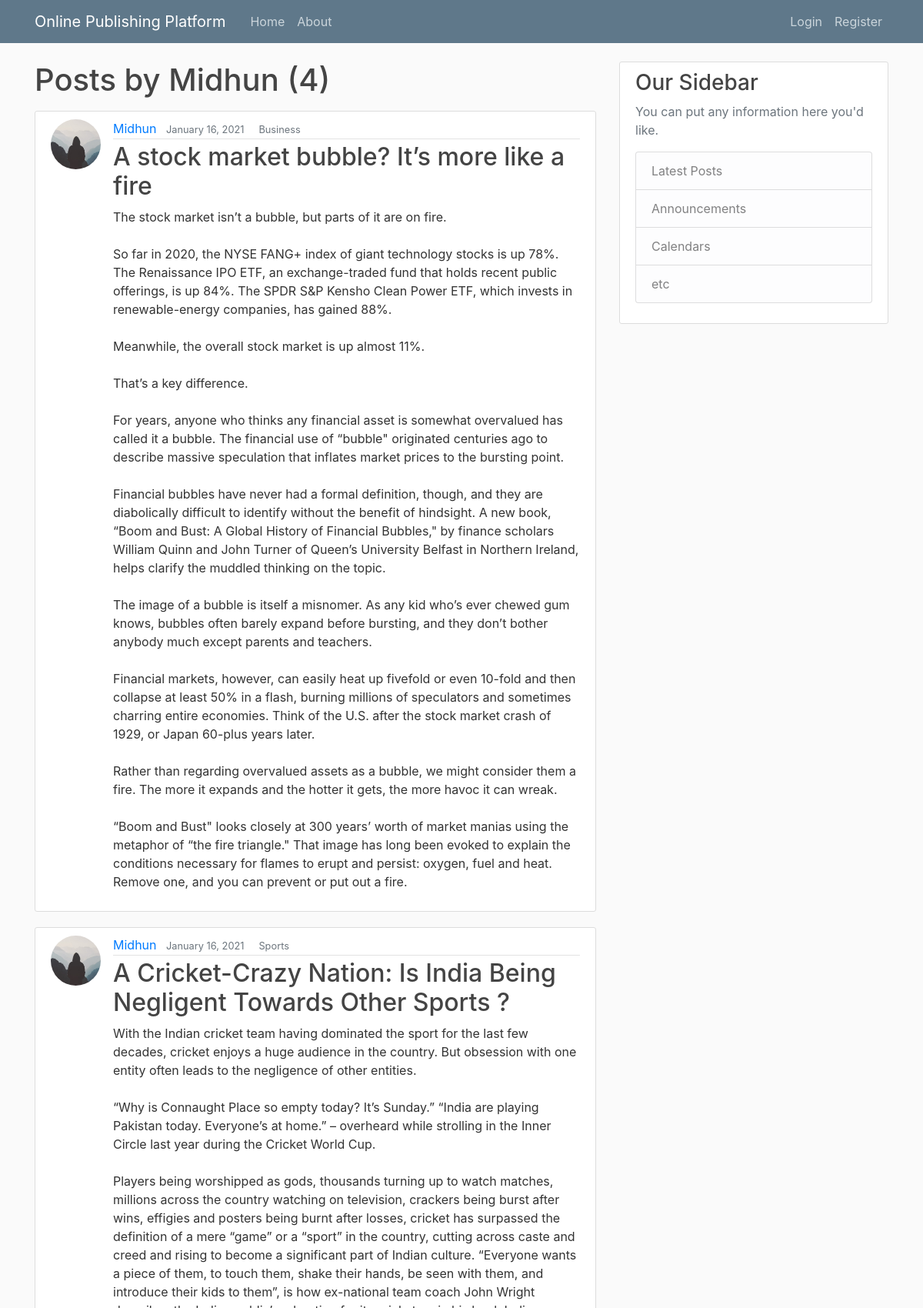
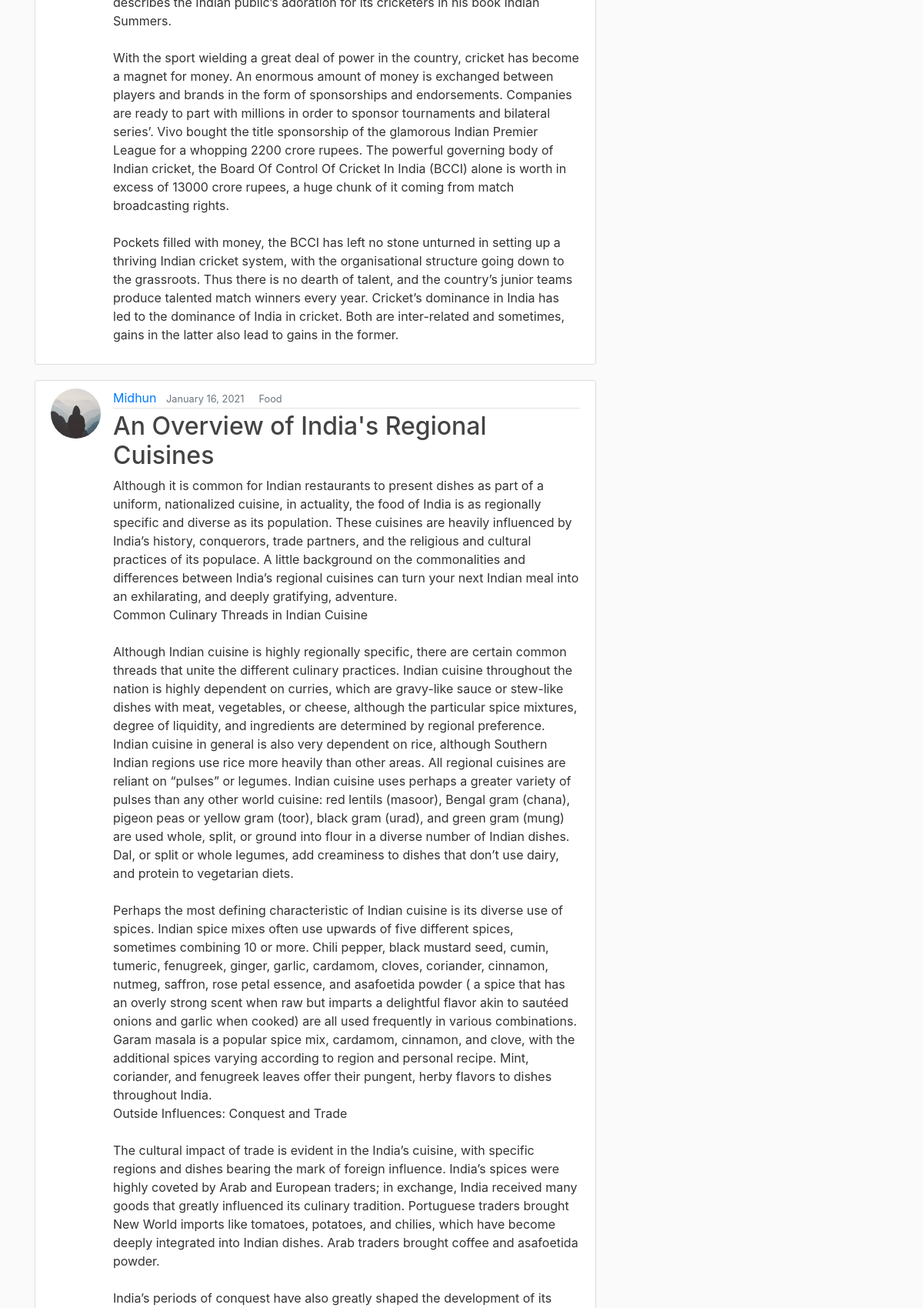
The app's page /user/Midhun (upper part) with its own data (2 pictures, top to bottom).
### blog/models.py (models this page shows, shortened)
class Post(models.Model):
    title = models.CharField(max_length=100)
    content = models.TextField()
    category = models.CharField(max_length=20, choices=BLOG_CHOICES, default="General")
    date_posted = models.DateTimeField(default=timezone.now)
    author = models.ForeignKey(User, on_delete=models.CASCADE)

### users/models.py (models this page shows, shortened)
class Profile(models.Model):
    user = models.OneToOneField(User, on_delete=models.CASCADE)
    image = models.ImageField(default='default.jpg', upload_to='profile_pics')

### blog/views.py (the view)
# urls.py: path('user/<str:username>', UserPostListView.as_view(), name='user-posts'),
class UserPostListView(ListView):
    model = Post
    template_name = 'blog/user_posts.html'  # <app>/<model>_<viewtype>.html
    context_object_name = 'posts'
    paginate_by = 5
    def get_queryset(self):
        user = get_object_or_404(User, username=self.kwargs.get('username'))
        return Post.objects.filter(author=user).order_by('-date_posted')

### blog/templates/blog/user_posts.html (shortened to what this page needs)
{% extends "blog/base.html" %}
{% block content %}
    <h1 class="mb-3">Posts by {{ view.kwargs.username }} ({{ page_obj.paginator.count }})</h1>
    {% for post in posts %}
        <article class="media content-section">
          <img class="rounded-circle article-img" src="{{ post.author.profile.image.url }}">
          <div class="media-body">
            <div class="article-metadata">
              <a class="mr-2" href="{% url 'user-posts' post.author.username %}">{{ post.author }}</a>
              <small class="text-muted">{{ post.date_posted|date:"F d, Y" }}&nbsp;&nbsp;&nbsp;&nbsp;</small>
              <small class="text-muted">{{post.category}}</small>
            </div>
            <h2><a class="article-title" href="{% url 'post-detail' post.id %}">{{ post.title }}</a></h2>
            <p class="article-content">{{ post.content }}</p>
          </div>
        </article>
    {% endfor %}
{% endblock content %}

### blog/static/blog/main.css (style rules this page uses)
body { background: #fafafa; color: #333333; margin-top: 5rem; }
h1, h2, h3, h4, h5, h6 { color: #444444; }
.content-section { background: #ffffff; padding: 10px 20px; border: 1px solid #dddddd; border-radius: 3px; margin-bottom: 20px; }
.article-title { color: #444444; }
.article-content { white-space: pre-line; }
.article-img { height: 65px; width: 65px; margin-right: 16px; }
.article-metadata { padding-bottom: 1px; margin-bottom: 4px; border-bottom: 1px solid #e3e3e3 }

### records on screen
Post: author.profile.image (placeholder picture), author "Midhun", date_posted "January 16, 2021", category "Business", title "A stock market bubble? It’s more like a fire", content "The stock market isn’t a bubble, but parts of it are on fire. So far in 2020, the NYSE FANG+ index of giant technology stocks is up 78%. The Renaissance IPO ETF, an exchange-traded fund that holds recent public offerings, is up 84%. The SPDR S&P Kensho Clean Power ETF, which invests in renewable-energy companies, has gained 88%. Meanwhile, the overall stock market is up almost 11%. That’s a key difference. For years, anyone who thinks any financial asset is somewhat overvalued has called it a bubble. The financial use of “bubble\" originated centuries ago to describe massive speculation that inflates market prices to the bursting point. Financial bubbles have never had a formal definition,…"
Post: author.profile.image (placeholder picture), author "Midhun", date_posted "January 16, 2021", category "Sports", title "A Cricket-Crazy Nation: Is India Being Negligent Towards Other Sports ?", content "With the Indian cricket team having dominated the sport for the last few decades, cricket enjoys a huge audience in the country. But obsession with one entity often leads to the negligence of other entities. “Why is Connaught Place so empty today? It’s Sunday.” “India are playing Pakistan today. Everyone’s at home.” – overheard while strolling in the Inner Circle last year during the Cricket World Cup. Players being worshipped as gods, thousands turning up to watch matches, millions across the country watching on television, crackers being burst after wins, effigies and posters being burnt after losses, cricket has surpassed the definition of a mere “game” or a “sport” in the country,…"
Post: author.profile.image (placeholder picture), author "Midhun", date_posted "January 16, 2021", category "Food", title "An Overview of India's Regional Cuisines"

### other values on screen
{{ view.kwargs.username }} "Midhun"
{{ page_obj.paginator.count }} "4"
